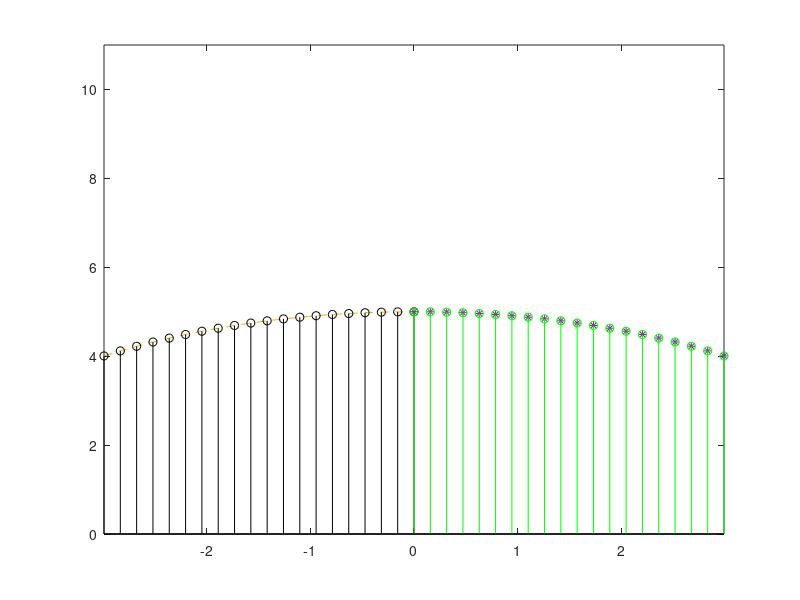

MATLAB code for this plot:

clear
clc
%% input
R1=input('Enter radius-01 : ');
R2=input('Enter radius-02 : ');
I1=input('Enter deflection angle(degree)-01 : ');
I2=input('Enter deflection angle(degree)-02 : ');

%% defining parameter
LC1=2*R1*sin(I1/2);
LC2=2*R2*sin(I2/2);
M1=R1*(1-cos(I1/2));
M2=R2*(1-cos(I2/2));

%% Calculation

%% Fixing Co-ordinate
n=10;
x=zeros(1,n);
%y1=zeros(1,n);
x(1)=-LC1/2;
x(n)= 0;
%x=x(1):10:x(n);
x=linspace(x(1),x(n),20);
y=sqrt(R1^2-x.^2);

%plot(x,y,'o');
hold on
xx(1)=0;
xx(n)=LC2/2;
xx=linspace(xx(1),xx(n),20);
%x=x(1):10:x(n);
yy=R1-R2+sqrt(R2^2-xx.^2);
%% Animation
 for k=1:length(x)
    plot(x(k),y(k),xx(k),yy(k));
    
    hold on
    plot(x(1:k),y(1:k),'--',xx(1:k),yy(1:k),'*')
    stem(x(1:k),y(1:k),'k')
    stem(xx(1:k),yy(1:k),'g')
    xlim([-LC1/2 LC2/2])
    ylim([0 1.1*(R1+R2)])
    pause (0.1)
   if k~=length(x)
     clf
   end
end




